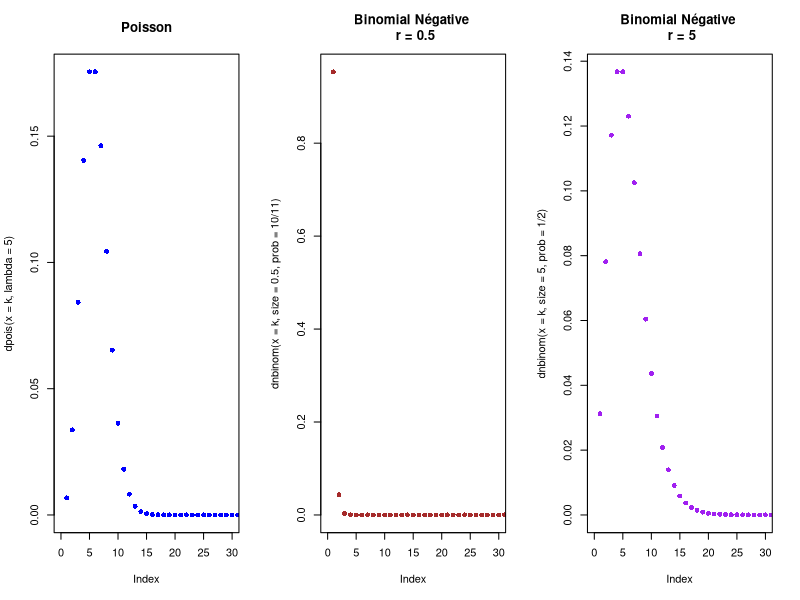

This figure's R source:
## Solution à la question 1.4.1 du document d'exercices (version 2018-01-25)
## Auteur : Deniz Alic

# Définition des paramètres
lam <- 5
r <- c(0.5, 5)
q <- c(10 / 11, 0.5)

kappa <- c(0.0001, 0.001, 0.01, 0.1, 0.5, 0.9, 0.99, 0.999, 0.9999)

# Vecteur de valeurs possibles pour les variables 
k <- 0:500

# Élément i de la liste correspond à toutes valeurs possibles pour chaque hyp de M
pmf <- list()
pmf[[1]] <- dpois(k, lam)
pmf[[2]] <- dnbinom(k, r[1], q[1])
pmf[[3]] <- dnbinom(k, r[2], q[2])

# Validation que k est assez gros
sapply(1:3, function(t) sum(pmf[[t]]))

# Voir les valeurs/probs pour hyp 1
data.frame(k, pmf[[1]], cumsum(pmf[[1]]))

# Définition de la fonction pour la VaR
var_fun <- function(kappa, pmf)
  k[min(which(cumsum(pmf) >= kappa))]

# Définition de la fonction pour la TVaR
tvar_fun <- function(kappa, pmf){
  
  # Pour savoir à partir de quel indice qu'on atteint la VaR
  pos <- min(which(cumsum(pmf) >= kappa))
  
  # Espérance tronquée
  etronq <- sum(k[(pos+1):length(k)] * pmf[(pos+1):length(k)])  
  
  # Partie de droite dans l'équation
  autre <- var_fun(kappa, pmf) * (cumsum(pmf)[pos] - kappa)
  (etronq + autre) / (1 - kappa)
}

# Matrice pour les VaR
# Chaque colonne est une variable pour M et chaque ligne valeur pour kappa
var <- matrix(nrow = length(kappa), ncol = 3)

# Le sapply est "la version" efficace des bouches for en R
var <- 1000 * sapply(1:3, function(i) sapply(1:length(kappa), function(j) 
  var_fun(kappa[j], pmf[[i]])))

# Version inefficace
#for(i in 1:3){  ## Pour chaque hyp
#  for(j in 1:length(kappa))  ## Pour chaque kappa
#    var[j,i] <- 1000 * var_fun(kappa[j], pmf[[i]])
#}

# Matrice pour la TVaR
tvar <- matrix(nrow = length(kappa), ncol = 3)

tvar <- 1000 * sapply(1:3, function(i) sapply(1:length(kappa), function(j) 
  tvar_fun(kappa[j], pmf[[i]])))

# Dataframe pour les résultats
res <- data.frame(kappa, var, tvar)
colnames(res) <- c("Kappa", "VaR Pois", "VaR BN1", "VaR BN2", 
                   "TVaR Pois", "TVaR BN1", "TVaR BN2")
res

###
### Graphiques des probabilités de masse échantillonnales
###
### Afin de bien saisir la différence entre les TVaR, il est idéal de faire une graphique.
###
### Notes:
### + Les données sont censurées à 30 afin de mieux observer la distinction.
### + La similarité entre la Poisson et la binomiale négative (avec r = 5) initiale est  
###     alors apparente; cependant, on note la queue plus légère de cette binomial négative. 
### + Ceci mène aux valeurs de la TVaR plus élevées pour les quantiles plus extrèmes
###     (à partir de 0.99, la distinction est claire).
### + Similairement, la binomiale négative (avec r = 0.5) a une queue beaucoup plus lourdre et  
###     donc des valeurs pour la TVaR moins élevées que les deux autres distributions.
###
par(mfrow = c(1, 3))
plot(dpois(x = k, lambda = 5), 
     main = "Poisson",
     xlim = c(0, 30),
     col = "blue", 
     pch = 16)
plot(dnbinom(x = k, size = 0.5, prob = 10 / 11),
     main = "Binomial Négative \n r = 0.5",
     xlim = c(0, 30),
     col = "brown",
     pch = 16)
plot(dnbinom(x = k, size = 5, prob = 1 / 2),
     main = "Binomial Négative \n r = 5",
     xlim = c(0, 30),
     col = "purple",
     pch = 16)


